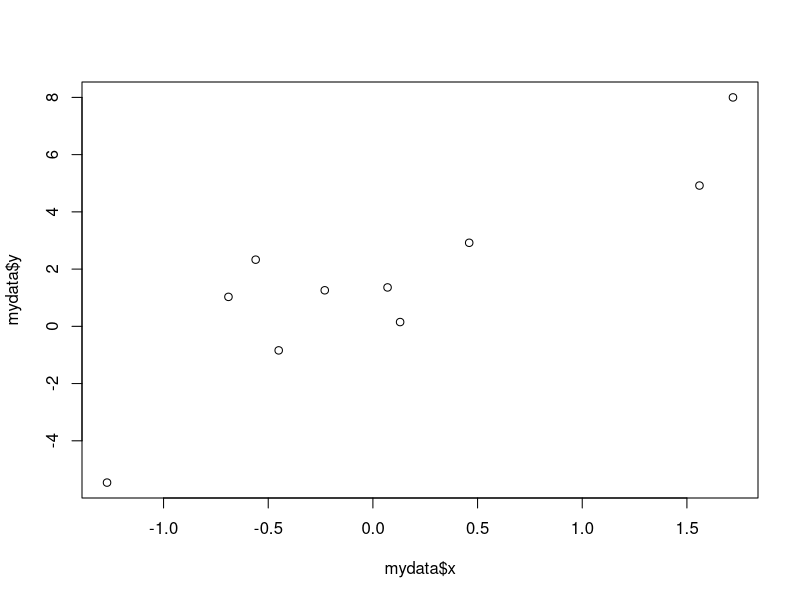

R code for this plot:
mydata     <- read.csv("data.csv")
reg.output <- lm(y ~ x, mydata)

# Summary:
summary(reg.output)
# I can see that R-squared is 77.1%, and the regression coefficient of x is 
#   significantly different from 0 at alpha = 5%.

# Plot y against x:
plot(mydata$x, mydata$y)
